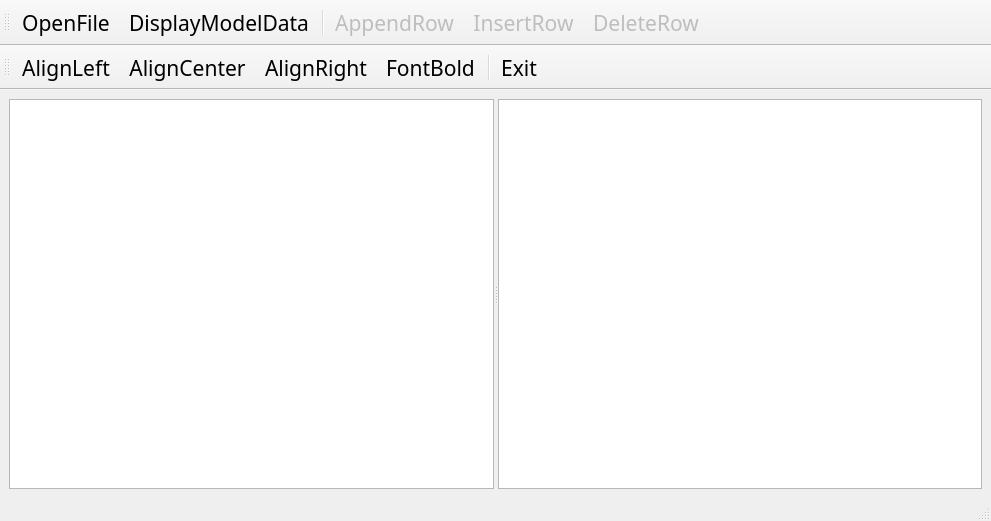
<?xml version="1.0" encoding="UTF-8"?>
<ui version="4.0">
 <class>TestStandardItemModel</class>
 <widget class="QMainWindow" name="TestStandardItemModel">
  <property name="geometry">
   <rect>
    <x>0</x>
    <y>0</y>
    <width>991</width>
    <height>521</height>
   </rect>
  </property>
  <property name="font">
   <font>
    <family>Source Code Pro</family>
    <pointsize>16</pointsize>
   </font>
  </property>
  <property name="windowTitle">
   <string>TestStandardItemModel</string>
  </property>
  <widget class="QWidget" name="centralwidget">
   <layout class="QVBoxLayout" name="verticalLayout">
    <item>
     <widget class="QSplitter" name="splitter">
      <property name="orientation">
       <enum>Qt::Horizontal</enum>
      </property>
      <widget class="QTableView" name="TV_01standardItemModel">
       <property name="editTriggers">
        <set>QAbstractItemView::DoubleClicked|QAbstractItemView::EditKeyPressed|QAbstractItemView::SelectedClicked</set>
       </property>
       <property name="alternatingRowColors">
        <bool>true</bool>
       </property>
      </widget>
      <widget class="QPlainTextEdit" name="PTE_01displayData"/>
     </widget>
    </item>
   </layout>
  </widget>
  <widget class="QStatusBar" name="statusbar">
   <property name="font">
    <font>
     <family>Source Code Pro</family>
     <pointsize>10</pointsize>
    </font>
   </property>
  </widget>
  <widget class="QToolBar" name="toolBar_01">
   <property name="font">
    <font>
     <family>Source Code Pro</family>
     <pointsize>16</pointsize>
    </font>
   </property>
   <property name="windowTitle">
    <string>toolBar</string>
   </property>
   <property name="toolButtonStyle">
    <enum>Qt::ToolButtonTextBesideIcon</enum>
   </property>
   <attribute name="toolBarArea">
    <enum>TopToolBarArea</enum>
   </attribute>
   <attribute name="toolBarBreak">
    <bool>false</bool>
   </attribute>
   <addaction name="actFile_open"/>
   <addaction name="actModel_displayData"/>
   <addaction name="separator"/>
   <addaction name="actTable_appendRow"/>
   <addaction name="actTable_insertRow"/>
   <addaction name="actTable_deleteRow"/>
  </widget>
  <widget class="QToolBar" name="toolBar_02">
   <property name="windowTitle">
    <string>toolBar_2</string>
   </property>
   <property name="toolButtonStyle">
    <enum>Qt::ToolButtonTextBesideIcon</enum>
   </property>
   <attribute name="toolBarArea">
    <enum>TopToolBarArea</enum>
   </attribute>
   <attribute name="toolBarBreak">
    <bool>true</bool>
   </attribute>
   <addaction name="actText_alignLeft"/>
   <addaction name="actText_alignCenter"/>
   <addaction name="actText_alignRight"/>
   <addaction name="actText_fontBold"/>
   <addaction name="separator"/>
   <addaction name="actSystem_exit"/>
  </widget>
  <action name="actFile_open">
   <property name="icon">
    <iconset resource="res.qrc">
     <normaloff>:/icons/res/open.bmp</normaloff>:/icons/res/open.bmp</iconset>
   </property>
   <property name="text">
    <string>OpenFile</string>
   </property>
   <property name="toolTip">
    <string>打开文件</string>
   </property>
   <property name="shortcut">
    <string>Ctrl+O</string>
   </property>
  </action>
  <action name="actFile_saveAS">
   <property name="icon">
    <iconset resource="res.qrc">
     <normaloff>:/icons/res/save.bmp</normaloff>:/icons/res/save.bmp</iconset>
   </property>
   <property name="text">
    <string>SaveFileAs</string>
   </property>
   <property name="toolTip">
    <string>表格内容另存为文件</string>
   </property>
   <property name="shortcut">
    <string>Ctrl+Shift+S</string>
   </property>
  </action>
  <action name="actTable_appendRow">
   <property name="enabled">
    <bool>false</bool>
   </property>
   <property name="icon">
    <iconset resource="res.qrc">
     <normaloff>:/icons/res/append.bmp</normaloff>:/icons/res/append.bmp</iconset>
   </property>
   <property name="text">
    <string>AppendRow</string>
   </property>
   <property name="toolTip">
    <string>添加一行</string>
   </property>
  </action>
  <action name="actTable_insertRow">
   <property name="enabled">
    <bool>false</bool>
   </property>
   <property name="icon">
    <iconset resource="res.qrc">
     <normaloff>:/icons/res/306.bmp</normaloff>:/icons/res/306.bmp</iconset>
   </property>
   <property name="text">
    <string>InsertRow</string>
   </property>
   <property name="toolTip">
    <string>插入一行</string>
   </property>
  </action>
  <action name="actTable_deleteRow">
   <property name="enabled">
    <bool>false</bool>
   </property>
   <property name="icon">
    <iconset resource="res.qrc">
     <normaloff>:/icons/res/delete.bmp</normaloff>:/icons/res/delete.bmp</iconset>
   </property>
   <property name="text">
    <string>DeleteRow</string>
   </property>
   <property name="toolTip">
    <string>删除一行</string>
   </property>
  </action>
  <action name="actSystem_exit">
   <property name="icon">
    <iconset resource="res.qrc">
     <normaloff>:/icons/res/exit.bmp</normaloff>:/icons/res/exit.bmp</iconset>
   </property>
   <property name="text">
    <string>Exit</string>
   </property>
   <property name="toolTip">
    <string>退出程序</string>
   </property>
   <property name="shortcut">
    <string>Ctrl+W</string>
   </property>
  </action>
  <action name="actModel_displayData">
   <property name="icon">
    <iconset resource="res.qrc">
     <normaloff>:/icons/res/export1.bmp</normaloff>:/icons/res/export1.bmp</iconset>
   </property>
   <property name="text">
    <string>DisplayModelData</string>
   </property>
   <property name="toolTip">
    <string>模型数据显示到文本框里</string>
   </property>
  </action>
  <action name="actText_alignLeft">
   <property name="icon">
    <iconset resource="res.qrc">
     <normaloff>:/icons/res/508.bmp</normaloff>:/icons/res/508.bmp</iconset>
   </property>
   <property name="text">
    <string>AlignLeft</string>
   </property>
   <property name="toolTip">
    <string>文字左对齐</string>
   </property>
   <property name="shortcut">
    <string>Ctrl+L</string>
   </property>
  </action>
  <action name="actText_alignCenter">
   <property name="icon">
    <iconset resource="res.qrc">
     <normaloff>:/icons/res/510.bmp</normaloff>:/icons/res/510.bmp</iconset>
   </property>
   <property name="text">
    <string>AlignCenter</string>
   </property>
   <property name="toolTip">
    <string>文字居中对齐</string>
   </property>
   <property name="shortcut">
    <string>Ctrl+M</string>
   </property>
  </action>
  <action name="actText_alignRight">
   <property name="icon">
    <iconset resource="res.qrc">
     <normaloff>:/icons/res/512.bmp</normaloff>:/icons/res/512.bmp</iconset>
   </property>
   <property name="text">
    <string>AlignRight</string>
   </property>
   <property name="toolTip">
    <string>文字右对齐</string>
   </property>
   <property name="shortcut">
    <string>Ctrl+R</string>
   </property>
  </action>
  <action name="actText_fontBold">
   <property name="checkable">
    <bool>true</bool>
   </property>
   <property name="icon">
    <iconset resource="res.qrc">
     <normaloff>:/icons/res/500.bmp</normaloff>:/icons/res/500.bmp</iconset>
   </property>
   <property name="text">
    <string>FontBold</string>
   </property>
   <property name="toolTip">
    <string>粗体文字</string>
   </property>
   <property name="shortcut">
    <string>Ctrl+B</string>
   </property>
  </action>
 </widget>
 <resources>
  <include location="res.qrc"/>
 </resources>
 <connections>
  <connection>
   <sender>actSystem_exit</sender>
   <signal>triggered()</signal>
   <receiver>TestStandardItemModel</receiver>
   <slot>close()</slot>
   <hints>
    <hint type="sourcelabel">
     <x>-1</x>
     <y>-1</y>
    </hint>
    <hint type="destinationlabel">
     <x>495</x>
     <y>260</y>
    </hint>
   </hints>
  </connection>
 </connections>
</ui>
